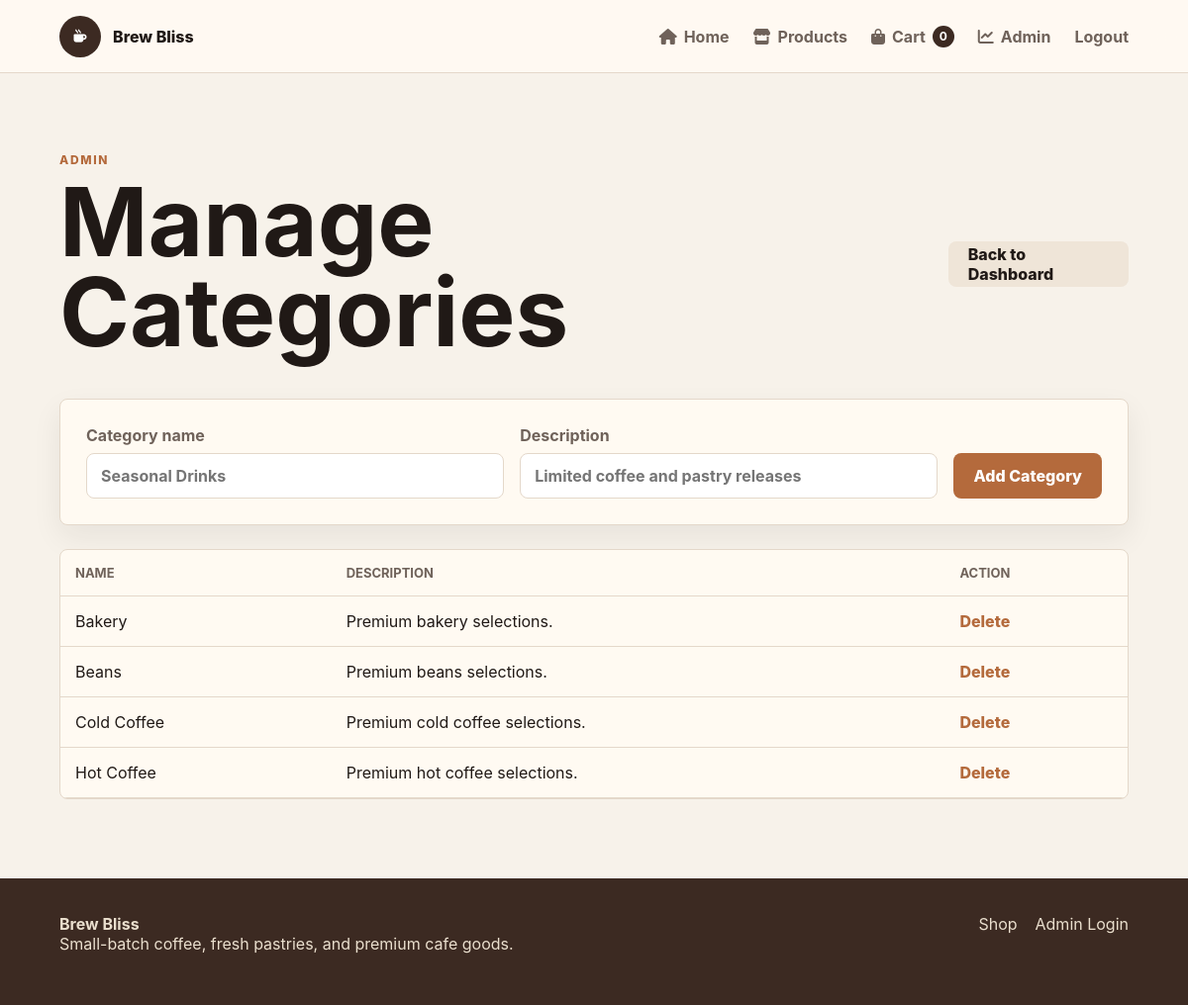
Page /admin/categories (signed in) on the committed database.
### tables this page shows
CREATE TABLE categories (
            id INTEGER PRIMARY KEY AUTOINCREMENT,
            name TEXT NOT NULL UNIQUE,
            description TEXT DEFAULT '',
            created_at TIMESTAMP DEFAULT CURRENT_TIMESTAMP
        );

### app.py (the view, shortened to what this page needs)
@app.route("/admin/categories", methods=["GET", "POST"])
@admin_required
def admin_categories():
    db = get_db()
    categories = db.execute("SELECT * FROM categories ORDER BY name").fetchall()
    return render_template("admin_categories.html", categories=categories)

### app.py (called while the page is built)
def get_db():
    if "db" not in g:
        g.db = sqlite3.connect(DB_PATH)
        g.db.row_factory = sqlite3.Row
    return g.db

def current_user():
    user_id = session.get("user_id")
    if not user_id:
        return None
    return get_db().execute("SELECT * FROM users WHERE id = ?", (user_id,)).fetchone()

def current_admin():
    admin_id = session.get("admin_id")
    if not admin_id:
        return None
    return get_db().execute("SELECT * FROM admins WHERE id = ?", (admin_id,)).fetchone()

@app.context_processor
def inject_globals():
    cart = session.get("cart", {})
    cart_count = sum(cart.values())
    return {
        "current_user": current_user(),
        "current_admin": current_admin(),
        "cart_count": cart_count,
    }

def admin_required(view):
    @wraps(view)
    def wrapped_view(*args, **kwargs):
        if not current_admin():
            flash("Admin access is required.", "danger")
            return redirect(url_for("admin_login"))
        return view(*args, **kwargs)
    return wrapped_view

### templates/admin_categories.html (shortened to what this page needs)
{% extends "base.html" %}
{% block content %}
<section class="admin-shell">
    <div class="admin-heading">
        <div>
            <p class="eyebrow">Admin</p>
            <h1>Manage Categories</h1>
        </div>
        <a class="btn light" href="{{ url_for('admin_dashboard') }}">Back to Dashboard</a>
    </div>
    <form class="form-panel category-form" method="post">
        <label>Category name<input name="name" required placeholder="Seasonal Drinks"></label>
        <label>Description<input name="description" placeholder="Limited coffee and pastry releases"></label>
        <button class="btn primary" type="submit">Add Category</button>
    </form>
    <div class="table-wrap">
        <table>
            <thead>
                <tr><th>Name</th><th>Description</th><th>Action</th></tr>
            </thead>
            <tbody>
                {% for category in categories %}
                    <tr>
                        <td>{{ category["name"] }}</td>
                        <td>{{ category["description"] }}</td>
                        <td>
                            <form method="post" action="{{ url_for('admin_delete_category', category_id=category['id']) }}" data-confirm="Delete this category?">
                                <button class="text-danger" type="submit">Delete</button>
                            </form>
                        </td>
                    </tr>
                {% endfor %}
            </tbody>
        </table>
    </div>
</section>
{% endblock %}

### static/css/style.css (style rules this page uses)
:root { --ink: #201916; --muted: #6f625a; --cream: #f7f2ea; --paper: #fffaf2; --walnut: #6d3f27; --cocoa: #3c2a22; --copper: #b46a3c; --sage: #75846f; --marble: #f5f0e8; --line: #e4d8ca; --shadow: 0 20px 50px rgba(32, 25, 22, 0.12); }
* { box-sizing: border-box; }
body { margin: 0; color: var(--ink); background: var(--cream); font-family: Inter, ui-sans-serif, system-ui, -apple-system, BlinkMacSystemFont, "Segoe UI", sans-serif; }
a { color: inherit; text-decoration: none; }
.brand, .site-nav, .hero-actions, .product-row, .admin-heading, .admin-actions, .table-actions, .summary-row, .order-head { display: flex; align-items: center; }
.site-nav a:hover, .text-link, .product-category, .text-danger { color: var(--copper); }
.eyebrow { margin: 0 0 10px; color: var(--copper); font-size: 12px; font-weight: 800; text-transform: uppercase; letter-spacing: 0.14em; }
h1, h2, h3, p { margin-top: 0; }
h1 { margin-bottom: 18px; font-size: clamp(48px, 8vw, 104px); line-height: 0.95; letter-spacing: 0; }
.btn, .icon-btn, button { border: 0; cursor: pointer; font: inherit; }
.btn { display: inline-flex; align-items: center; justify-content: center; min-height: 46px; padding: 0 20px; border-radius: 8px; font-weight: 800; }
.btn.primary { color: #fff; background: var(--copper); }
.btn.light { color: var(--ink); background: #efe5d8; }
.section, .admin-shell { width: min(1180px, 90vw); margin: 0 auto; padding: 80px 0; }
.product-card, .summary-card, .form-panel, .order-card, .stats-grid div { border: 1px solid var(--line); border-radius: 8px; background: var(--paper); box-shadow: 0 12px 30px rgba(32, 25, 22, 0.07); }
input, select, textarea { width: 100%; border: 1px solid var(--line); border-radius: 8px; background: #fff; color: var(--ink); font: inherit; }
input, select { min-height: 46px; padding: 0 14px; }
.text-danger { padding: 0; background: transparent; font-weight: 800; }
.form-panel { display: grid; gap: 16px; padding: 26px; }
.form-panel label { display: grid; gap: 8px; color: var(--muted); font-weight: 750; }
.admin-heading { justify-content: space-between; gap: 20px; margin-bottom: 24px; }
.category-form { grid-template-columns: 1fr 1fr auto; align-items: end; margin-bottom: 24px; }
.table-wrap { overflow-x: auto; border: 1px solid var(--line); border-radius: 8px; background: var(--paper); }
table { width: 100%; border-collapse: collapse; }
th, td { padding: 15px; border-bottom: 1px solid var(--line); text-align: left; }
th { color: var(--muted); font-size: 13px; text-transform: uppercase; }

### rows in the picture
categories: name "Bakery", description "Premium bakery selections."
categories: name "Beans", description "Premium beans selections."
categories: name "Cold Coffee", description "Premium cold coffee selections."
categories: name "Hot Coffee", description "Premium hot coffee selections."

### other values in the picture
{{ cart_count }} "0"
